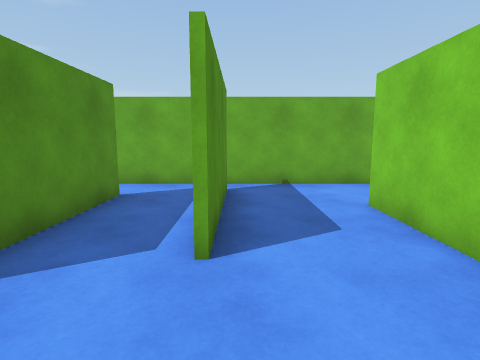
[1] (above)

16 first-person views from a walk through a 3-D level made in the Unity game engine. The camera is 1.3 m above the floor, tilts 8° down and sees 80° across. The floor is counted in squares, 1 m on a side. Each view is taken from the middle of a square. On the plan, view 1 faces up. The plan holds only what a view shows up to about 13 squares ahead; the rest is blank.

[2]
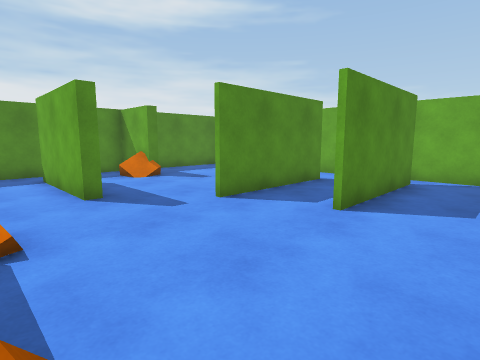

[3]
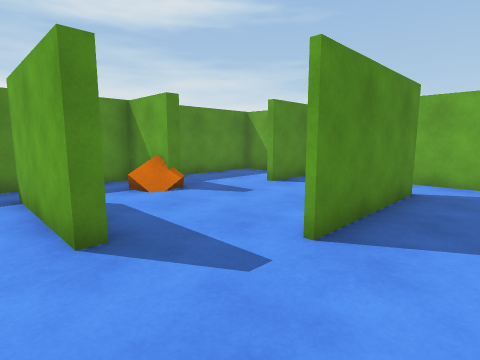

[4]
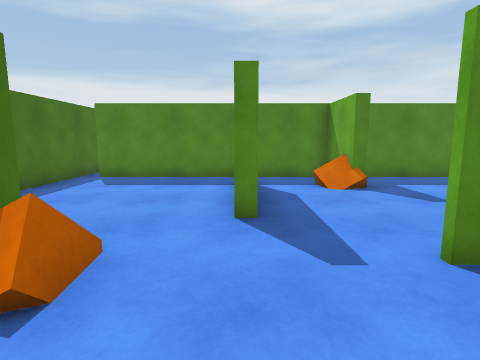

[5]
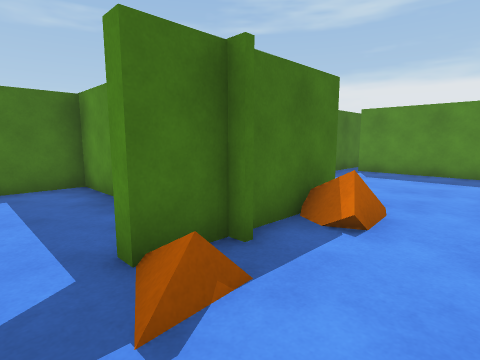

[6]
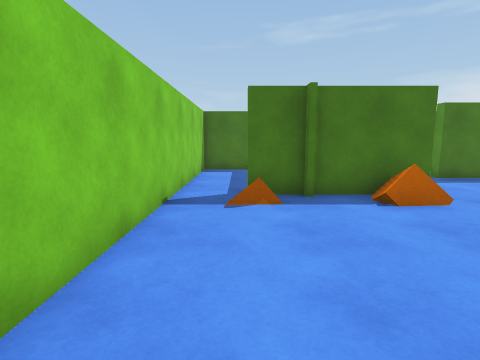

[7]
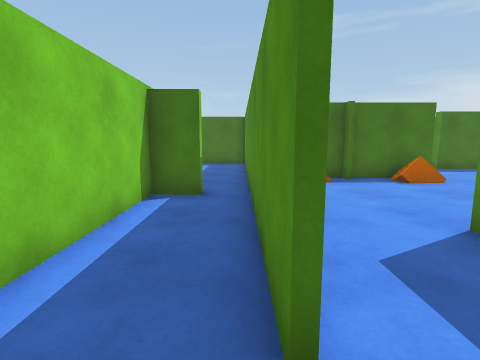

[8]
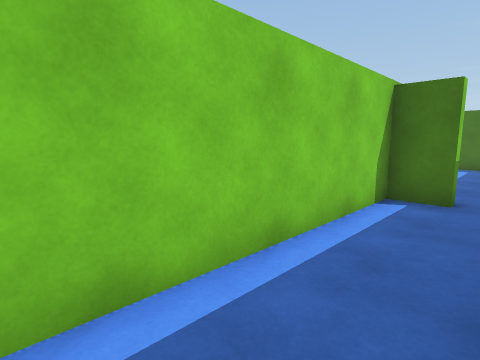

[9]
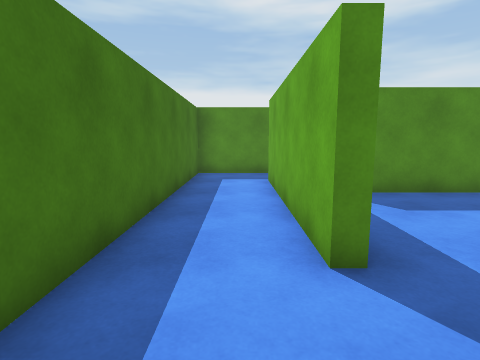

[10]
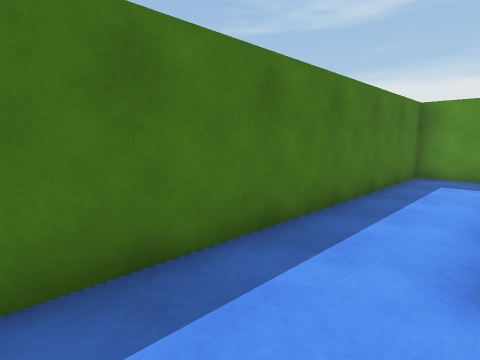

[11]
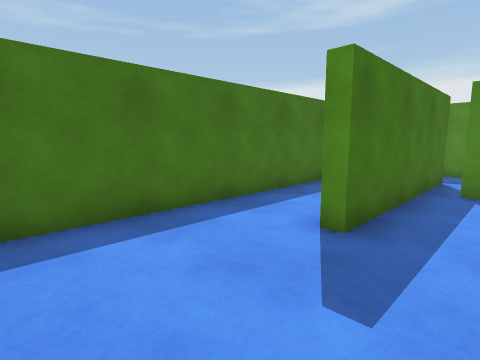

[12]
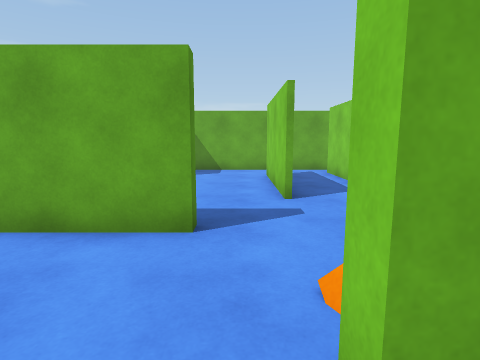

[13]
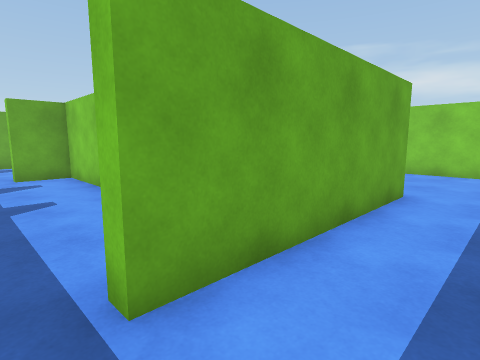

[14]
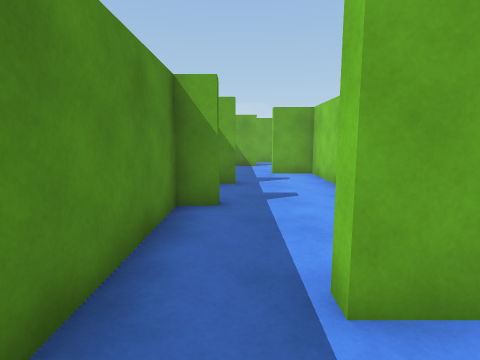

[15]
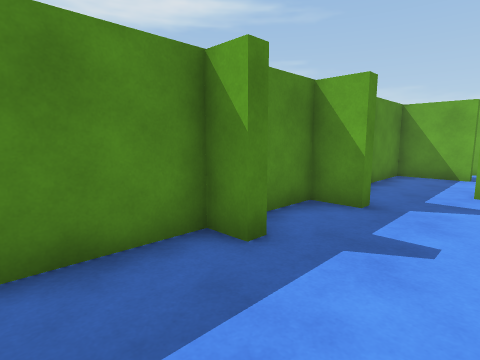

[16]
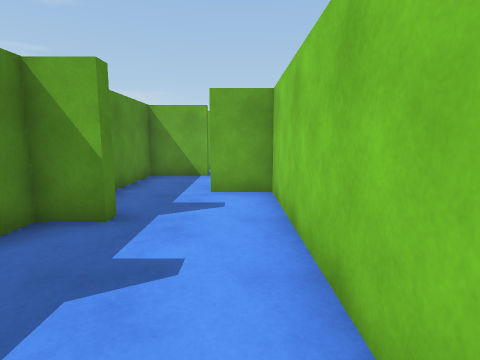

### Floor plan
Points are (right, up) in squares from view 1. A wall is a line through its corners. A room is listed if a view was taken in it or the views show most of it. See-through windows are left out.
Room 1 (views 1, 2, 3, 4, 5, 6, 7, 8)
walls: (-0.6, -2.7) (0.8, -2.7) (0.8, -3.2); (3.9, 0.3) (5.1, 0.3) (5.1, 7); (-0.5, 5.1) (-0.5, 7.5); (-4.7, 0.4) (-4.7, -0.1); (-3.5, -2.7) (-0.8, -2.7); (2.7, 5.6) (2.7, 0.1); (-2.8, 6.8) (-2.8, 2.1); (-0.3, 7.5) (-0.3, 2.9); (-0.5, -6.6) (-0.5, -8.6) (2.6, -8.6) (2.6, 5.6); (4, 8.5) (-3.5, 8.5)
ways out: opening at (-4, -1.3) to room 2; opening at (-4, 1.5) to room 4; opening at (-3, 7.5) to room 4; gap at (4, 0)
objects: orange cube (-3, -2) to (-2, -2)
Room 2 (views 9, 10, 11, 12, 13, 14)
walls: (-10, -5.7) (-5.8, -5.7) (-5.8, -6.1) (-12.2, -6.1) (-12.2, -5.7); (-3.1, -3.1) (-3.5, -3.1) (-3.5, -2.7); (-10, -0.6) (-10, -5); (-4.7, -0.1) (-8.6, -0.1); (-0.7, -7) (-0.7, -4.6); (-14.3, -5.6) (-14.3, -8.6) (-2.2, -8.6)
ways out: opening at (-4, -1.3) to room 1; opening at (-13, -6) to room 3; gap at (-10, -5) to room 3; opening at (-9, 0) to room 4
Room 3 (views 15, 16)
walls: (-13.1, 0.9) (-13.1, 0.4) (-14.3, 0.4) (-14.3, -1.1); (-10.1, 3) (-11.7, 3) (-11.7, 3.5); (-13.4, -2) (-13.4, -2.4); (-14.3, -2.4) (-14.3, -5.6); (-10.2, -3.1) (-10.2, 3.1); (-12.2, 6.8) (-12.2, 6.4) (-14.3, 6.4) (-14.3, 3.2); (-12.2, -5.7) (-10, -5.7); (-11.1, 8.5) (-12.4, 8.5)
ways out: opening at (-13, -6) to room 2; gap at (-10, -5) to room 2
Room 4 (no view inside)
walls: (-8.4, 3) (-10.1, 3); (-10, 3.1) (-10, -0.6); (-6.6, 8.1) (-6.6, 6); (-3, 2.1) (-3, 6.6); (-8.8, 8.5) (-10, 8.5) (-10, 4.4); (-3.5, 8.5) (-6, 8.5)
ways out: opening at (-4, 1.5) to room 1; opening at (-3, 7.5) to room 1; opening at (-9, 0) to room 2
objects: orange cube (-8, 3)

Positions as (right, up) in squares from view 1, and headings:
1: (0, 0), facing up
2: (2, -2), facing up-left
3: (-1, -1), facing up-left
4: (0, 0), facing left
5: (2, 0), facing down-left
6: (1, 4), facing down
7: (3, 7), facing down
8: (3, 7), facing down-right
9: (-3, -7), facing left
10: (-3, -6), facing down-left
11: (-2, -4), facing down-left
12: (-4, -4), facing up
13: (-13, -8), facing up-right
14: (-13, -8), facing up
15: (-11, -5), facing up-left
16: (-11, -4), facing up
